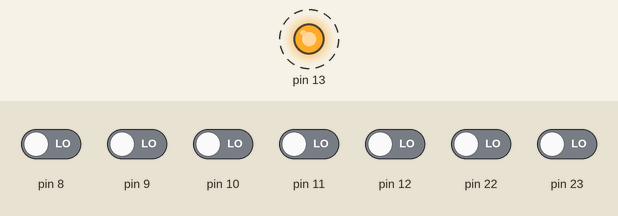
A sketch run on a simulated Arduino Uno, built with avr-gcc and run on an emulated ATmega328P. Parts: output pins drawn as LEDs (lit = HIGH). Dashed ring = blinking. The inputs (shaded band) are chosen by the test bench; at power-on: pin 8–12, pin 22, pin 23 LOW. What the sketch prints to the serial monitor is not drawn.

Above: at 0.5 s.
Timing chart, 0 to 4.6 s (numbered marks = the images above):
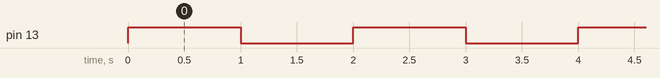

Measured:
- by itself, pin 13: alternates HIGH for 1.0 s and LOW for 1.0 s

The sketch:

Digital_Write_Example.ino
```cpp
void setup() {

 Serial.begin(9600);
  // put your setup code here, to run once:
DDRB |= DDRB | B00100000;
}

void loop() {

//PORTB = ~PORTB;
//PORTB ^= B00100000;
//PORTB ^= (1<<5);
PORTB ^= _BV(5);

Serial.println(PINB, BIN); // Read Digital Pin
Serial.println(PINB & _BV(2));
Serial.println((PINB & _BV(2) & 2));
Serial.println(PINB & (1<<2),BIN);
Serial.println(PINB & bit(2),BIN);

if((PINB & _BV(2) & 2) == 2){
Serial.println("HIGH");
}
else
Serial.println("LOW");

Serial.println();
delay(1000);
}
```
